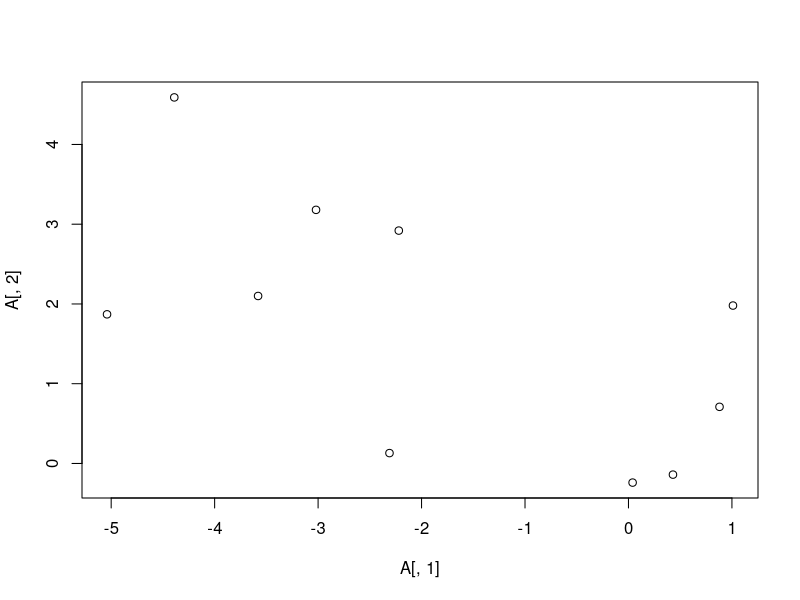

Generate this figure with R:
A=matrix(data=c(-3.58,-3.02,-4.39,-5.04,-2.22,-2.31,0.88,0.04,1.01,0.43,2.10,3.18,4.59,1.87,2.92,0.13,0.71,-0.24,1.98,-0.14),nrow=10,ncol=2)
B=matrix(data=c(2,1,1,1,2,2,2,1,2,2),nrow=10,ncol=1)

for (n in 1:5){
centroid=matrix(0,2,2)
for (j in 1:2){ # For each cluster let's compute the centroid
m=0 # Initialize number of data points in cluster j
sum=rep(0,2) # Initialize sum for each feature
for (i in 1:10){
if(B[i]==j){
sum=sum+A[i,]
m=m+1
}
}
centroid[j,]=sum/m # jth row of centroid is the centroid for cluster j
}
for (i in 1:10){
distance=rep(0,2)
for (k in 1:2){
distance[k] = (A[i,1]-centroid[k,1])^2 + (A[i,2]-centroid[k,2])^2
}
if(distance[1]<distance[2]){
B[i]=1
}
else{
B[i]=2
}
}
}
B # The final clustering after 5 steps
plot(A[,1],A[,2]) # Can't figure out how to make the first 5 data points a different color